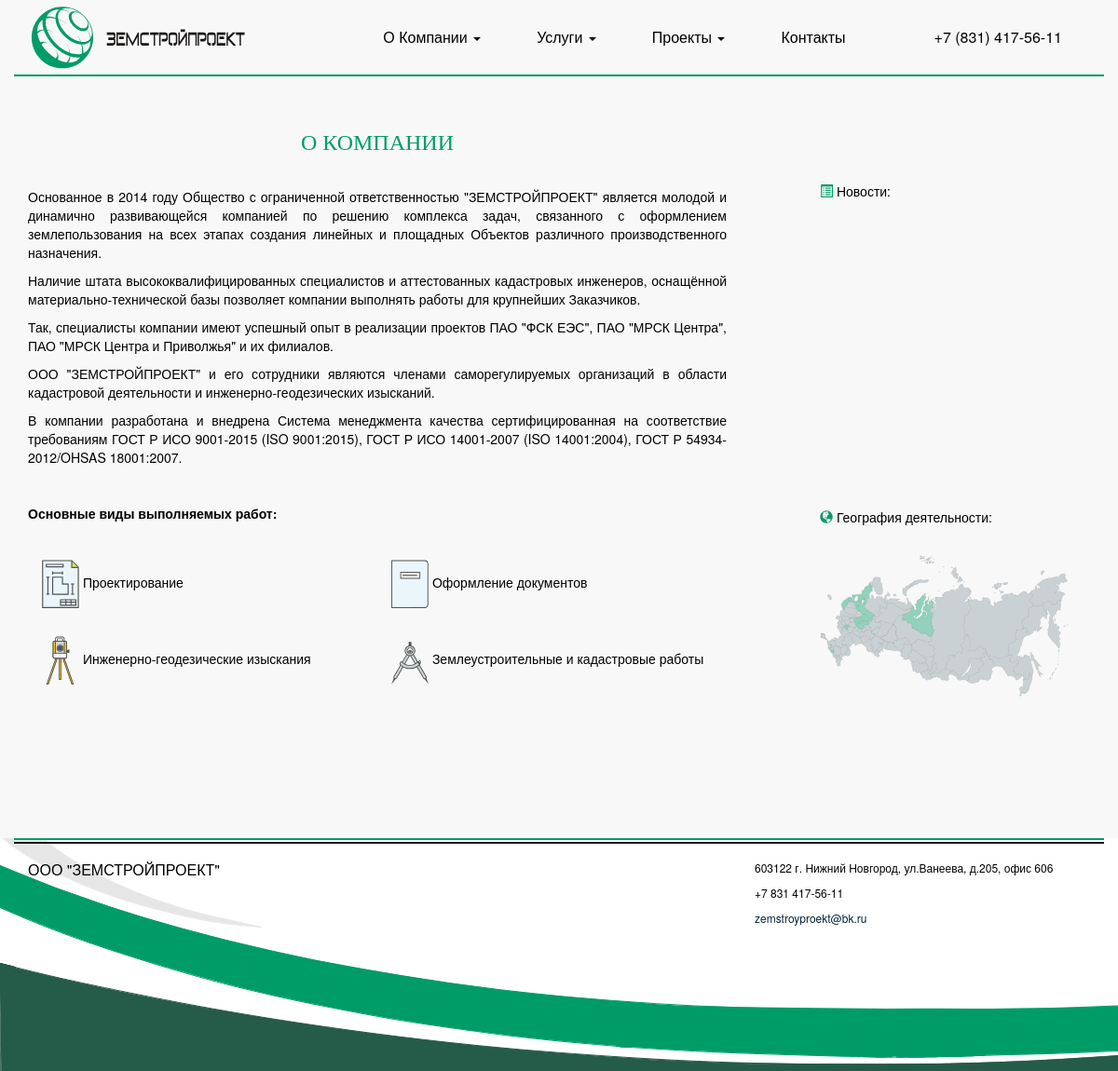
The page / on the database its author committed.
### MainPage/models.py (models this page shows, shortened)
class MainPage(models.Model):
    title_text = models.CharField(max_length=500)
    main_text = HTMLField()
    class Meta:
        verbose_name = u"О компании"
        verbose_name_plural = u"О компании"

### Services/models.py (models this page shows, shortened)
class GroupServices(models.Model):
    first_name = models.CharField(max_length=100)
    text = HTMLField(blank=True)
    icone = models.FileField(upload_to = 'img/')
    class Meta:
        verbose_name = u"Группа услуг"
        verbose_name_plural = u"Группы услуг"

### MainPage/templatetags/show_about_company.py (called while the page is built)
@register.inclusion_tag("About_Company.html")
def show_about_company():
    AboutCompanys = MainPage.objects.values('id','title_text','main_text').order_by("id")[:1]
    return {'AboutCompanys': AboutCompanys}

### NewsMessage/templatetags/show_news_list.py (called while the page is built)
@register.inclusion_tag("news_list.html")
def show_news_list():
    news_list = NewsMessage.objects.values('id','title','published_date').order_by("-published_date")[:3]
    return {'news_list': news_list}

### Services/templatetags/show_dropdown_menu_services.py (called while the page is built)
@register.inclusion_tag("dropdown_menu_services.html")
def show_dropdown_menu():
    new_service = Service.objects.values('id','title').order_by("title")
    return {'new_service': new_service}

### Services/templatetags/show_group_services.py (called while the page is built)
@register.inclusion_tag("group_services.html")
def show_group_services():
    groups = GroupServices.objects.values('id','first_name','icone').order_by("id")
    return {'groups': groups}

### projects/models.py (called while the page is built)
    def class_zone(self):
        if project.objects.filter(zones=self).count() == 0:
            return "non-inside"
        else:
            return "inside"

### projects/templatetags/show_mini_geograthy.py (called while the page is built)
@register.inclusion_tag("mini_geograthy.html")
def show_mini_geograthy():
    zone_list = zone.objects.all()
    return {'zone_list': zone_list}

### templates/start.html (shortened to what this page needs)
{% extends 'base.html' %}
{% load staticfiles %}
{% load show_about_company %}
{% load show_group_services %}
{% load show_news_list %}
{% load show_mini_geograthy %}
{% block content %}
<div class="row">
                <div class="col-md-8">
                    <div class="main-right">
                        {% show_about_company %}
                        <div class="row row-pic">
                            <p><strong>Основные виды выполняемых работ:</strong></p>
                            {% show_group_services %}
                        </div>
                    </div>
                </div>
                <div class="col-md-4">
                    <div class="main-left">
                        <div class="news">
                            <div class="news-header">
                                <span class="glyphicon glyphicon-list-alt"></span>
                                <a href="/news/">Новости:</a>
                            </div>
                        </div>
                        <div class="geography">
                            <div class="geography-header">
                                <span class="glyphicon glyphicon-globe"></span>
                                <a href="/projects/geograthy/">География деятельности:
                                {% show_mini_geograthy %}
                                </a>
                            </div>
                        </div>
                    </div>
                </div>
            </div>
{% endblock %}

### templates/About_Company.html
{% for AboutCompany in AboutCompanys %}
<h1 class="h1-main">
{{ AboutCompany.title_text }}
</h1>
<div class="p-justify">
{{ AboutCompany.main_text|safe }}
</div>
{% endfor %}

### templates/group_services.html
{% for group in groups %}
   <div class="col-md-6 col-pic">
        <a class="actions-a" href="/services/groupservices/{{ group.id }}">
            <img class="picsvg" src="/media/{{ group.icone }}" alt="{{ group.first_name }}"> {{ group.first_name }}
        </a>
    </div>
{% endfor %}

### static/css/theme.css (style rules this page uses)
body { color: black; }
h1 { font-family: 'AGMELANIEC'; }
@media (min-width: 992px) { .main-left { padding-left: 20px; padding-top: 75px; } }
@media (min-width: 1200px) { .main-left { padding-left: 70px; padding-top: 75px; } }
.h1-main { text-transform: uppercase; font-size: 24px; text-align: center; color: #009c68; padding-bottom: 25px; }
.p-justify { text-align: justify; }
.news { padding-bottom: 20px; min-height: 350px; }
.news-header { padding-bottom: 10px; }
.glyphicon-list-alt { color: #009c68; }
.glyphicon-globe { color: #009c68; }
.main-left a { color: #000; }
.picsvg { width: 40px; height: 52px; }
.row-pic { margin: 40px 0 0 0; }
.col-pic { margin: 30px auto 0 auto; }
.actions-a { color: black; }

### rows shown on the page
MainPage: title_text "О КОМПАНИИ", main_text "Основанное в 2014 году Общество с ограниченной ответственностью \"ЗЕМСТРОЙПРОЕКТ\" является молодой и динамично развивающейся компанией по решению комплекса задач, связанного с оформлением землепользования на всех этапах создания линейных и площадных Объектов различного производственного назначения. Наличие штата высококвалифицированных специалистов и аттестованных кадастровых инженеров, оснащённой материально-технической базы позволяет компании выполнять работы для крупнейших Заказчиков. Так, специалисты компании имеют успешный опыт в реализации проектов ПАО \"ФСК ЕЭС\", ПАО \"МРСК Центра\", ПАО \"МРСК Центра и Приволжья\" и их филиалов. ООО \"ЗЕМСТРОЙПРОЕКТ\" и его сотрудники являются членами…"
GroupServices: icone (picture), first_name "Проектирование"
GroupServices: icone (picture), first_name "Оформление документов"
GroupServices: icone (picture), first_name "Инженерно-геодезические изыскания"
GroupServices: icone (picture), first_name "Землеустроительные и кадастровые работы"
